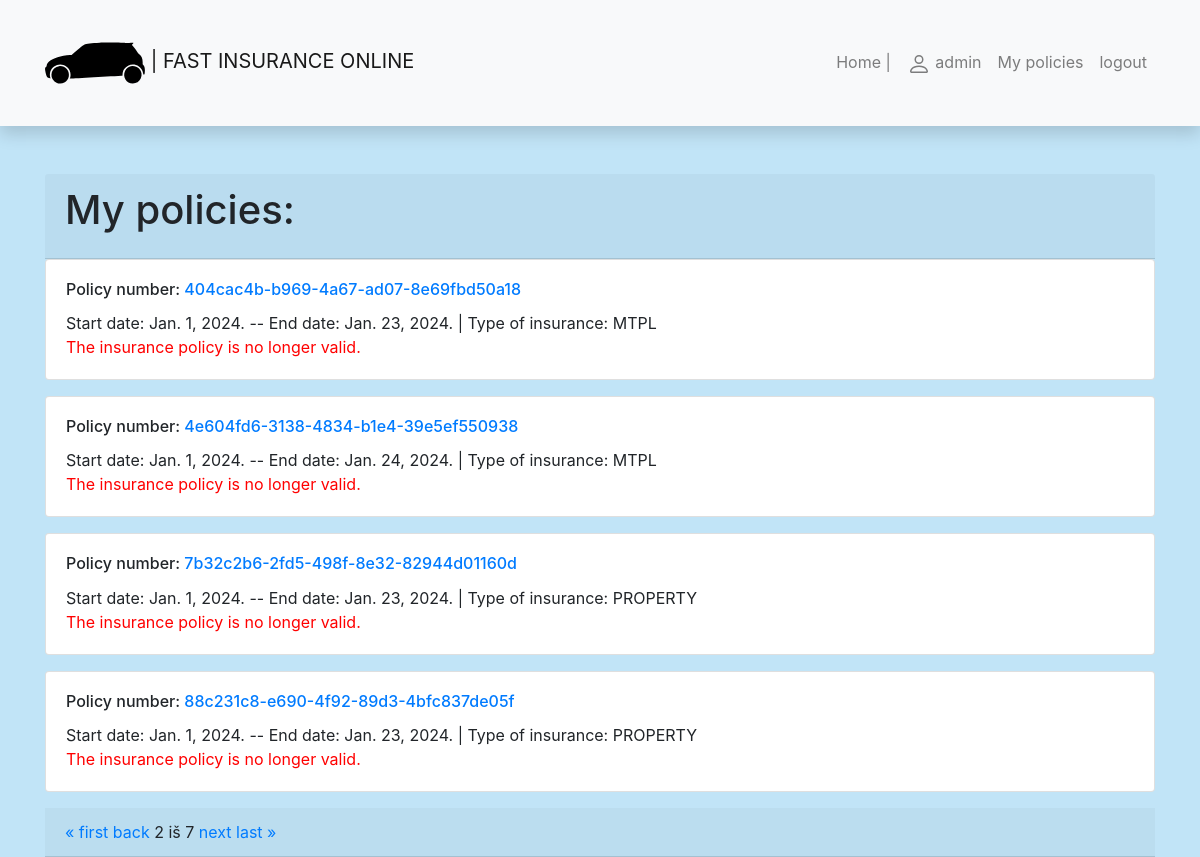
Screenshot of /insurance/my-policies/?page=2 (signed in) with the database file from the repository.
### insurance/models.py (models this page shows, shortened)
class Policy(models.Model):
    policyholder = models.ForeignKey('Policyholder', related_name='policies', on_delete=models.SET_NULL, null=True,
                                     blank=True)
    policy_number = models.UUIDField(primary_key=True, default=uuid.uuid4, help_text="Unique policy number.")
    start_date = models.DateField()
    end_date = models.DateField()
    policy_duration = models.IntegerField(default=365)
    policy_type = models.CharField(max_length=255)
    insurance_premium = models.FloatField()

### insurance/views.py (the view)
# urls.py: path("my-policies/", views.PoliciesByUserListView.as_view(), name="my-policies"),
class PoliciesByUserListView(LoginRequiredMixin, generic.ListView):  # Subclass of the parent class ListView.
    model = Policy
    template_name = "user_policies.html"
    context_object_name = "policies_list"
    paginate_by = 4
    def get_queryset(self):
        user = self.request.user
        policyholder = Policyholder.objects.get(user=user)
        return Policy.objects.filter(policyholder=policyholder)  # We can add .order_by().
    def get_context_data(self, **kwargs):
        context = super().get_context_data(**kwargs)
        context["today"] = date.today()
        return context

### insurance/templates/user_policies.html
{% extends "base.html" %}
{% block content %}
<div class="card-header">
    <h1 class="card-title">My policies:</h1>
</div>
{% if policies_list %}
{% for policy in policies_list %}
    <div class="card mb-3">
        <div class="card-body">
            <h6 class="card-title">Policy number: <a href="{% url 'policy-one' policy.policy_number %}">
                {{ policy.policy_number }}</a>
            </h6>
            <p class="card-text">Start date: {{policy.start_date}}. -- End date: {{policy.end_date}}.
            | Type of insurance: {{ policy.policy_type }}
            <br>
            {% if policy.end_date == policy.start_date %}
                <span style="color:red;">The insurance policy is not valid.</span>
            {% elif policy.end_date <= today %}
                <span style="color:red;">The insurance policy is no longer valid.</span>
            {% elif policy.start_date > today %}
                <span style="color:orange;">Insurance coverage has not yet started.</span>
            {% else %}
                <span style="color:green;">Insurance coverage is valid.</span>
            {% endif %}
            </p>
        </div>
    </div>
{% endfor %}
{% else %}
<p>You do not have insurance policies in our company.</p>
{% endif %}
<div class="card-header">
<div>
    <span>
        {% if page_obj.has_previous%}
            <a href="?page=1">&laquo; first</a>
            <a href="?page={{ page_obj.previous_page_number }}">back</a>
        {% endif %}
        <span class="current">
            {{ page_obj.number }} iš {{ page_obj.paginator.num_pages }}
        </span>
        {% if page_obj.has_next%}
            <a href="?page={{ page_obj.next_page_number }}">next</a>
            <a href="?page={{ page_obj.paginator.num_pages }}">last &raquo;</a>
        {% endif %}
    </span>
</div>
</div>
{% endblock %}

### insurance/templates/base.html (shortened to what this page needs)
<!DOCTYPE html>
<html lang="en">
<head>
    <link
            rel="stylesheet"
            href="https://stackpath.bootstrapcdn.com/bootstrap/4.1.3/css/bootstrap.min.css"
    />
    <link
            rel="stylesheet"
            href="https://cdnjs.cloudflare.com/ajax/libs/font-awesome/4.7.0/css/font-awesome.min.css"
    />
    {% load static %}
    <link rel="stylesheet" href="{% static 'css/styles.css' %}"/>
</head>
<body>
<nav
        class="navbar navbar-expand-lg navbar-light bg-light static-top mb-5 shadow"
>
    <div class="container">
        <a class="navbar-brand" href="{% url 'index' %}">
            | FAST INSURANCE ONLINE</a>
        <div class="collapse navbar-collapse" id="navbarResponsive">
            <ul class="navbar-nav ml-auto">
                <li class="nav-item">
                    <a class="nav-link" href="{% url 'index' %}">Home |</a>
                </li>
                {% if user.is_authenticated %}
                <li class="nav-item"><a class="nav-link" href="{% url 'profile-url' %}">
                    {{ user }}</a></li>
                <li class="nav-item"><a class="nav-link" href="{% url 'my-policies' %}">My policies</a></li>
                <li class="nav-item"><a class="nav-link" href="{% url 'logout' %}?next=/insurance">logout</a>
                {% endif %}
            </ul>
        </div>
    </div>
</nav>
<div class="container">{% block content %}{% endblock %}</div>
</body>
</html>

### insurance/static/css/styles.css (style rules this page uses)
body { background-color: #c1e4f7; }

### rows the page displays
Policy: policy_number "404cac4b-b969-4a67-ad07-8e69fbd50a18", start_date "Jan. 1, 2024", end_date "Jan. 23, 2024", policy_type "MTPL", shows "The insurance policy is no longer valid."
Policy: policy_number "4e604fd6-3138-4834-b1e4-39e5ef550938", start_date "Jan. 1, 2024", end_date "Jan. 24, 2024", policy_type "MTPL", shows "The insurance policy is no longer valid."
Policy: policy_number "7b32c2b6-2fd5-498f-8e32-82944d01160d", start_date "Jan. 1, 2024", end_date "Jan. 23, 2024", policy_type "PROPERTY", shows "The insurance policy is no longer valid."
Policy: policy_number "88c231c8-e690-4f92-89d3-4bfc837de05f", start_date "Jan. 1, 2024", end_date "Jan. 23, 2024", policy_type "PROPERTY", shows "The insurance policy is no longer valid."

### other values shown
{{ user }} "admin"
{{ page_obj.number }} "2"
{{ page_obj.paginator.num_pages }} "7"
